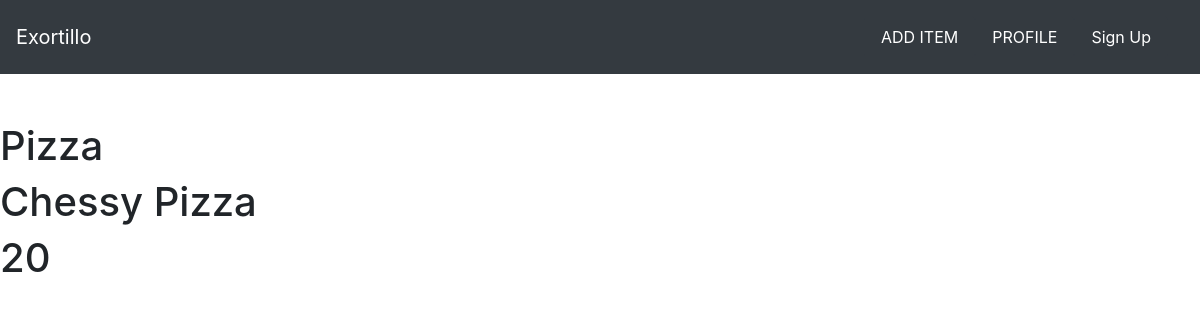
Before: /food/detail/1/ with the older database file.
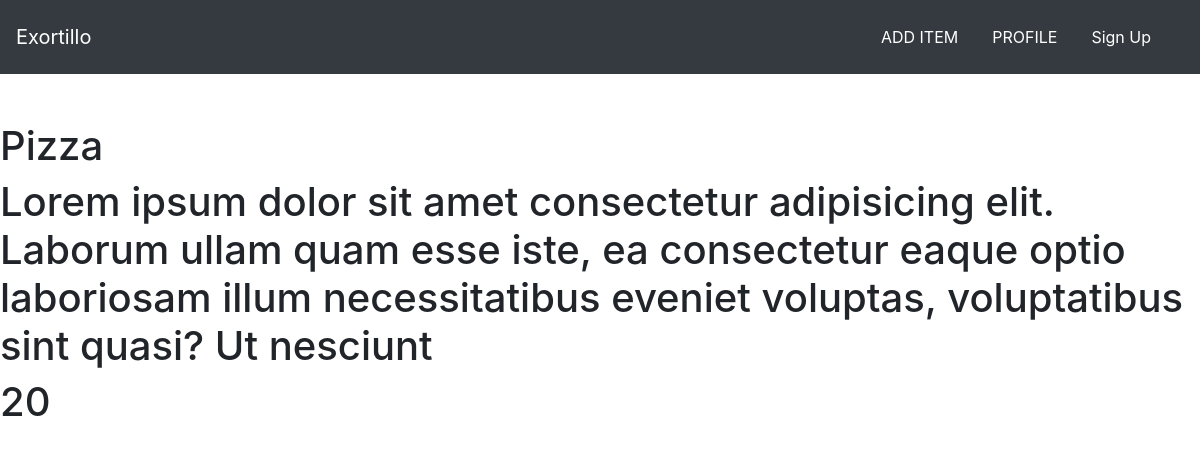
After: the same page with the newer database file.
### food/models.py (models this page shows, shortened)
class Item(models.Model):
    prod_code = models.IntegerField(default=100)
    for_user = models.CharField(
        max_length=100 ,
        default='xyz')
    Item_name = models.CharField(max_length=50)
    Item_desc = models.CharField(
        max_length=500,
        default= 'Lorem ipsum dolor sit amet consectetur adipisicing elit. Laborum ullam quam esse iste, ea consectetur eaque optio laboriosam  illum necessitatibus eveniet voluptas, voluptatibus sint quasi? Ut nesciunt laborum quo impedit?'
        )
    Item_price = models.IntegerField()
    Item_image = models.CharField(
        max_length=500 ,
        default="https://w7.pngwing.com/pngs/277/489/png-transparent-fast-food-eating-maps-location-placeholder-pin-icon.png"
    )

### food/views.py (the view)
# urls.py: path('detail/<int:item_id>/', views.detail, name='detail'),
def detail(request, item_id):
    item = Item.objects.get(pk=item_id)
    context = {
        'item' : item
    }
    return render(request, 'food/detail.html', context)

### food/templates/food/detail.html (shortened to what this page needs)
{% extends 'food/base.html' %}
{% block body %}
<!DOCTYPE html>
<html lang="en">
<head>
</head>
<body>
    <h1>{{ item.Item_name }}</h1>
    <h1>{{ item.Item_desc }}</h1>
    <h1>{{ item.Item_price }}</h1>
    {% endblock %}

### food/templates/food/base.html (shortened to what this page needs)
{% load static %}
<!DOCTYPE html>
<html lang="en">
<head>
    <link rel="stylesheet" href="https://cdn.jsdelivr.net/npm/bootstrap@4.3.1/dist/css/bootstrap.min.css">
</head>
<body>
    <nav class="navbar navbar-dark bg-dark">
        <a href="{% url 'food:index' %}" class="navbar-brand" >
            Exortillo
        </a>
        <div  class="navbar">
            <a href="#" class="nav-item nav-link btn btn-dark">
                ADD ITEM
            </a>
            <a href="#" class="nav-item nav-link btn btn-dark">
                PROFILE
            </a>
            <a href="#" class="nav-item nav-link btn btn-dark">
                Sign Up
            </a>
        </div>
    </nav>
    {% block body %}
    {% endblock %}
</body>
</html>

Changed rows visible on the page:
changed Item "Pizza": Item_desc "Chessy Pizza" → "Lorem ipsum dolor sit amet consectetur adipisicing elit. Laborum ullam quam esse iste, ea consectetur eaque optio laboriosam illum necessitatibus eveniet voluptas, voluptatibus sint quasi? Ut nesciunt"
